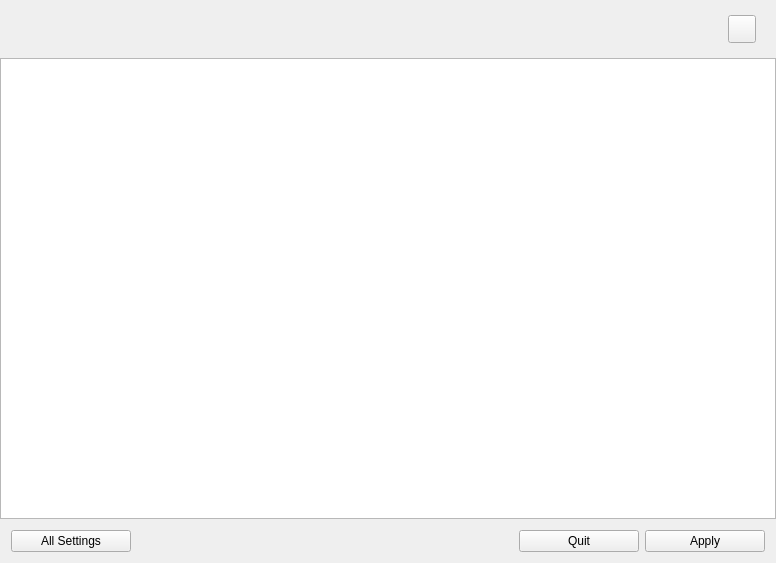
<?xml version="1.0" encoding="UTF-8"?>
<ui version="4.0">
 <class>MainWindow</class>
 <widget class="QMainWindow" name="MainWindow">
  <property name="geometry">
   <rect>
    <x>0</x>
    <y>0</y>
    <width>776</width>
    <height>563</height>
   </rect>
  </property>
  <property name="windowTitle">
   <string>Manjaro Settings Manager</string>
  </property>
  <property name="windowIcon">
   <iconset resource="resources.qrc">
    <normaloff>:/images/resources/settings.png</normaloff>:/images/resources/settings.png</iconset>
  </property>
  <widget class="QWidget" name="centralWidget">
   <layout class="QVBoxLayout" name="verticalLayout_2">
    <property name="spacing">
     <number>0</number>
    </property>
    <property name="leftMargin">
     <number>0</number>
    </property>
    <property name="topMargin">
     <number>0</number>
    </property>
    <property name="rightMargin">
     <number>0</number>
    </property>
    <property name="bottomMargin">
     <number>0</number>
    </property>
    <item>
     <widget class="ToolBarStyleWidget" name="widgetHeader" native="true">
      <property name="sizePolicy">
       <sizepolicy hsizetype="Preferred" vsizetype="Maximum">
        <horstretch>0</horstretch>
        <verstretch>0</verstretch>
       </sizepolicy>
      </property>
      <property name="styleSheet">
       <string notr="true"/>
      </property>
      <layout class="QHBoxLayout" name="horizontalLayout">
       <property name="spacing">
        <number>25</number>
       </property>
       <property name="leftMargin">
        <number>20</number>
       </property>
       <property name="rightMargin">
        <number>20</number>
       </property>
       <item>
        <widget class="QLabel" name="labelIcon">
         <property name="minimumSize">
          <size>
           <width>36</width>
           <height>36</height>
          </size>
         </property>
         <property name="maximumSize">
          <size>
           <width>36</width>
           <height>36</height>
          </size>
         </property>
         <property name="text">
          <string/>
         </property>
         <property name="pixmap">
          <pixmap resource="resources.qrc">:/images/resources/settings.png</pixmap>
         </property>
         <property name="scaledContents">
          <bool>true</bool>
         </property>
        </widget>
       </item>
       <item>
        <widget class="QLabel" name="labelHeader">
         <property name="font">
          <font>
           <weight>75</weight>
           <bold>true</bold>
          </font>
         </property>
         <property name="text">
          <string/>
         </property>
        </widget>
       </item>
       <item>
        <spacer name="horizontalSpacer">
         <property name="orientation">
          <enum>Qt::Horizontal</enum>
         </property>
         <property name="sizeHint" stdset="0">
          <size>
           <width>196</width>
           <height>20</height>
          </size>
         </property>
        </spacer>
       </item>
       <item>
        <widget class="FlatButton" name="buttonHelp">
         <property name="minimumSize">
          <size>
           <width>28</width>
           <height>28</height>
          </size>
         </property>
         <property name="maximumSize">
          <size>
           <width>28</width>
           <height>28</height>
          </size>
         </property>
         <property name="text">
          <string/>
         </property>
         <property name="icon">
          <iconset resource="resources.qrc">
           <normaloff>:/images/resources/help.png</normaloff>:/images/resources/help.png</iconset>
         </property>
         <property name="iconSize">
          <size>
           <width>18</width>
           <height>18</height>
          </size>
         </property>
        </widget>
       </item>
      </layout>
     </widget>
    </item>
    <item>
     <widget class="QStackedWidget" name="stackedWidget">
      <property name="currentIndex">
       <number>0</number>
      </property>
      <widget class="QWidget" name="page">
       <layout class="QVBoxLayout" name="verticalLayout">
        <property name="spacing">
         <number>0</number>
        </property>
        <property name="leftMargin">
         <number>0</number>
        </property>
        <property name="topMargin">
         <number>0</number>
        </property>
        <property name="rightMargin">
         <number>0</number>
        </property>
        <property name="bottomMargin">
         <number>0</number>
        </property>
        <item>
         <widget class="ListWidget" name="listWidget">
          <property name="editTriggers">
           <set>QAbstractItemView::NoEditTriggers</set>
          </property>
          <property name="showDropIndicator" stdset="0">
           <bool>false</bool>
          </property>
          <property name="iconSize">
           <size>
            <width>48</width>
            <height>48</height>
           </size>
          </property>
          <property name="movement">
           <enum>QListView::Static</enum>
          </property>
          <property name="spacing">
           <number>20</number>
          </property>
          <property name="viewMode">
           <enum>QListView::IconMode</enum>
          </property>
         </widget>
        </item>
       </layout>
      </widget>
      <widget class="QWidget" name="page_2"/>
     </widget>
    </item>
    <item>
     <widget class="ToolBarStyleWidget" name="widgetBottom" native="true">
      <layout class="QHBoxLayout" name="horizontalLayout_2">
       <item>
        <widget class="QPushButton" name="buttonAllSettings">
         <property name="minimumSize">
          <size>
           <width>120</width>
           <height>0</height>
          </size>
         </property>
         <property name="text">
          <string>All Settings</string>
         </property>
         <property name="icon">
          <iconset resource="resources.qrc">
           <normaloff>:/images/resources/back.png</normaloff>:/images/resources/back.png</iconset>
         </property>
         <property name="iconSize">
          <size>
           <width>16</width>
           <height>16</height>
          </size>
         </property>
        </widget>
       </item>
       <item>
        <spacer name="horizontalSpacer_2">
         <property name="orientation">
          <enum>Qt::Horizontal</enum>
         </property>
         <property name="sizeHint" stdset="0">
          <size>
           <width>40</width>
           <height>20</height>
          </size>
         </property>
        </spacer>
       </item>
       <item>
        <widget class="QPushButton" name="buttonQuit">
         <property name="minimumSize">
          <size>
           <width>120</width>
           <height>0</height>
          </size>
         </property>
         <property name="text">
          <string>Quit</string>
         </property>
         <property name="icon">
          <iconset resource="resources.qrc">
           <normaloff>:/images/resources/quit.png</normaloff>:/images/resources/quit.png</iconset>
         </property>
         <property name="iconSize">
          <size>
           <width>13</width>
           <height>13</height>
          </size>
         </property>
        </widget>
       </item>
       <item>
        <widget class="QPushButton" name="buttonApply">
         <property name="minimumSize">
          <size>
           <width>120</width>
           <height>0</height>
          </size>
         </property>
         <property name="text">
          <string>Apply</string>
         </property>
         <property name="icon">
          <iconset resource="resources.qrc">
           <normaloff>:/images/resources/apply.png</normaloff>:/images/resources/apply.png</iconset>
         </property>
         <property name="iconSize">
          <size>
           <width>16</width>
           <height>16</height>
          </size>
         </property>
        </widget>
       </item>
      </layout>
     </widget>
    </item>
   </layout>
  </widget>
  <action name="actionQuit">
   <property name="text">
    <string>Quit</string>
   </property>
  </action>
 </widget>
 <layoutdefault spacing="6" margin="11"/>
 <customwidgets>
  <customwidget>
   <class>ListWidget</class>
   <extends>QListWidget</extends>
   <header>widgets/listwidget.h</header>
  </customwidget>
  <customwidget>
   <class>FlatButton</class>
   <extends>QPushButton</extends>
   <header>widgets/flatbutton.h</header>
  </customwidget>
  <customwidget>
   <class>ToolBarStyleWidget</class>
   <extends>QWidget</extends>
   <header>widgets/toolbarstylewidget.h</header>
   <container>1</container>
  </customwidget>
 </customwidgets>
 <resources>
  <include location="resources.qrc"/>
 </resources>
 <connections/>
</ui>
